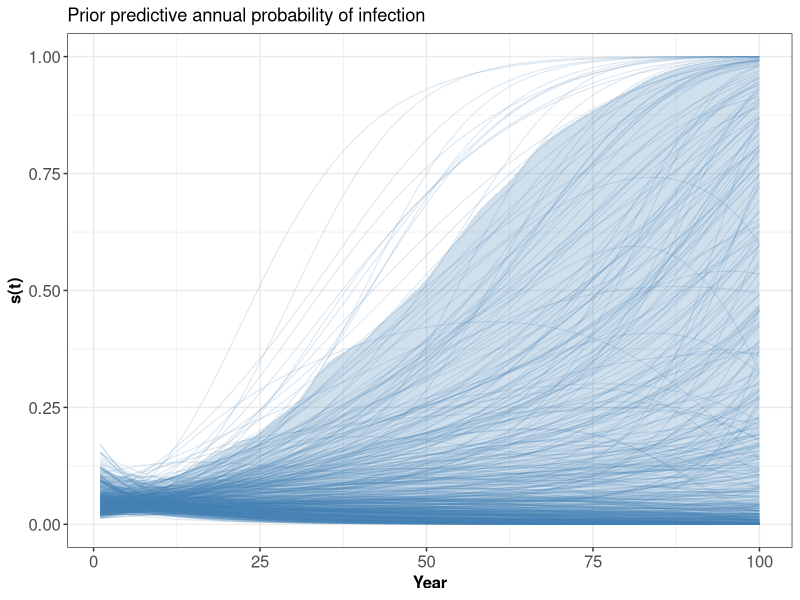

Here is the R script that generated this plot:
# Prior predictive simulation
#
# Model summary:
#   - Two-component skew-normal mixture: never-infected (K=1) / ever-infected (K=2)
#   - s(t): annual P(infection) modeled with P-spline + non-centred RW2 prior on coefficients
#   - Individual random effect u_i ~ N(0,1) marginalized analytically:
#       ever-infected component -> SN(xi2, omega*, alpha*)
#       omega* = sqrt(omega2^2 + eta^2)
#       alpha* = omega2 * alpha2 / sqrt(omega2^2 + eta^2 * (1 + alpha2^2))
#   - eta ~ half-Cauchy(0, 2)

library(tidyverse)
library(splines)
library(sn)       # rsn() for skew-normal draws
library(gridExtra)

set.seed(345)

# Step 1. Data structure 
n_prior_draws <- 500       # number of prior parameter draws
n_obs         <- 300       # synthetic observations per draw
ages          <- sample(1:95, n_obs, replace = TRUE)  # ages in years

time_points <- 1:100       # calendar years (year 100 = survey year)
num_times   <- length(time_points)
B           <- bs(time_points, df = 6, intercept = TRUE)   # B-spline basis
num_basis   <- ncol(B)

# Step 2. Prior samplers 
# random draw from student_t(df, 0, sigma) truncated at lower=0.05
rtrunc_t <- function(n, df, sigma = 1, lower = 0.05) {
  out <- numeric(n) # pre-allocate output vector
  i   <- 0L         # count of accepted draws
  while (i < n) { 
    x <- sigma * rt(1, df) # draw from student_t(0, sigma) with df degrees of freedom
    if (x >= lower) { i <- i + 1L; out[i] <- x } # accept if above lower bound
  }
  out
}

# random draw from half-Normal: N(0, sd) truncated at 0 
rhalf_normal <- function(n, sd = 1) abs(rnorm(n, 0, sd))

# random draw from half-Cauchy: Cauchy(0, scale) truncated at 0 
rhalf_cauchy <- function(n, scale = 1) abs(rcauchy(n, 0, scale))

# Step 3. One prior predictive draw (n_obs synthetic observation)
draw_prior_predictive <- function(ages, B, num_basis, num_times) {
  n <- length(ages)
  # --- Mixture component parameters ---
  # ordered[K]: location[1] < location[2]
  repeat {
    loc <- c(rnorm(1, 0, 10), rnorm(1, 0, 10))
    if (loc[1] < loc[2]) break
  }
  scale <- rtrunc_t(2, df = 3, sigma = 10, lower = 0.05)   # student_t(3,0,10) | [0.05, inf)
  shape <- rnorm(2, 0, 10)                                   # N(0, 10)

  # --- half-Cauchy(0, 2) on eta (scale of individual random effect) ---
  eta <- rhalf_cauchy(1, scale = 2)

  # --- P-spline: non-centred RW2 reconstruction ---
  c1  <- rnorm(1, -3, 0.5)                     # N(-3, 0.5)
  c2  <- rnorm(1, -3, 0.5)
  z_k <- rnorm(num_basis - 2, 0, 1)            # std_normal innovations
  tau <- rhalf_normal(1, sd = 0.5)             # half-N(0, 0.5)

  c <- numeric(num_basis)    # pre-allocate RW2 coefficients
  c[1] <- c1; c[2] <- c2     # initialize first two coefficients
  for (k in 3:num_basis)     # construct c[k] from non-centred RW2
    c[k] <- 2 * c[k-1] - c[k-2] + tau * z_k[k - 2]

  s_hat <- plogis(as.vector(B %*% c))   # annual P(infection); length = num_times

  # log P(never infected by age a_i): sum log(1 - s(t)) over years alive
  logtheta <- vapply(ages, function(a) {
    t_start <- max(1L, num_times - a)
    sum(log1p(-s_hat[t_start:num_times]))
  }, numeric(1))

  # --- Marginalized ever-infected SN parameters (u_i integrated out) ---
  omega_star <- sqrt(scale[2]^2 + eta^2)
  alpha_star <- scale[2] * shape[2] / sqrt(scale[2]^2 + eta^2 * (1 + shape[2]^2))

  # --- Simulate observations ---
  p_inf <- 1 - exp(logtheta)                  # P(ever infected) by age
  z     <- rbinom(n, 1, p_inf)               # latent infection status

  y <- numeric(n)
  never_idx  <- which(z == 0)
  ever_idx   <- which(z == 1)
  if (length(never_idx) > 0)
    y[never_idx] <- rsn(length(never_idx),
                        xi = loc[1], omega = scale[1],   alpha = shape[1])
  if (length(ever_idx) > 0)
    y[ever_idx]  <- rsn(length(ever_idx),
                        xi = loc[2], omega = omega_star, alpha = alpha_star)

  list(
    y          = y,
    z          = z,
    p_inf      = p_inf,
    s_hat      = s_hat,
    loc        = loc,
    scale      = scale,
    shape      = shape,
    eta        = eta,
    omega_star = omega_star,
    alpha_star = alpha_star,
    tau        = tau,
    c          = c
  )
}

# Step 4. Run simulation 
prior_draws <- replicate(
  n_prior_draws,
  draw_prior_predictive(ages, B, num_basis, num_times),
  simplify = FALSE
)

# Step 5. Collect results
# All simulated y values (prior predictive distribution of the observable)
y_df <- map_dfr(seq_along(prior_draws), function(i) {
  tibble(draw = i, 
         y = prior_draws[[i]]$y,
         infected = factor(prior_draws[[i]]$z,
                           levels = 0:1, labels = c("never", "ever")))
})

# s(t) curves over time
s_df <- map_dfr(seq_along(prior_draws), function(i) {
  tibble(draw = i, time = time_points, s_hat = prior_draws[[i]]$s_hat)
})

# Scalar parameter draws
param_df <- map_dfr(prior_draws, function(d) {
  tibble(
    loc1       = d$loc[1],
    loc2       = d$loc[2],
    scale1     = d$scale[1],
    scale2     = d$scale[2],
    shape1     = d$shape[1],
    shape2     = d$shape[2],
    eta        = d$eta,
    omega_star = d$omega_star,
    alpha_star = d$alpha_star,
    tau        = d$tau
  )
})


# Step  6.
# Prior predictive distribution of y (log antibody titer)
make_y_plot <- function(i) {
  y_df_single_draw <- y_df |> filter(draw == i)
  qs <- quantile(y_df_single_draw$y, c(0.025, 0.975), na.rm = TRUE)
  ggplot(y_df_single_draw, aes(x = y)) +
    geom_histogram(fill = "grey80", color = "black", binwidth = 1) +
    labs(title = paste0("Draw ", i)) +
    theme_bw() +
    theme(
      axis.title = element_blank(),
      axis.text = element_text(size = 12)
    )
}

p_y <- gridExtra::arrangeGrob(
  grobs = lapply(1:10, make_y_plot),
  ncol = 2,
  top = grid::textGrob("Prior predictive log antibody titer", 
                       gp = grid::gpar(fontsize = 14, fontface = "bold")),
  bottom = grid::textGrob("log(y)", 
                          gp = grid::gpar(fontsize = 12, fontface = "bold")),
  left = grid::textGrob("Density", rot = 90, 
                        gp = grid::gpar(fontsize = 12, fontface = "bold"))
)

# s(t) curves — 95% envelope + median
s_summary <- s_df |>
  group_by(time) |>
  summarise(
    med = median(s_hat),
    mean = mean(s_hat),
    lo  = quantile(s_hat, 0.025),
    hi  = quantile(s_hat, 0.975),
    .groups = "drop"
  )

p_s <- ggplot() +
  geom_line(
    data    = s_df,
    mapping = aes(x = time, y = s_hat, group = draw),
    alpha = 0.18, colour = "steelblue", linewidth = 0.4
  ) +
  geom_ribbon(
    data    = s_summary,
    mapping = aes(x = time, ymin = lo, ymax = hi),
    fill = "steelblue", alpha = 0.25
  ) +
  labs(
    title = "Prior predictive annual probability of infection",
    x = "Year", y = "s(t)"
  ) +
  theme_bw() +
  theme(
    axis.title = element_text(size = 12, face = "bold"),
    axis.text = element_text(size = 12)
  )


# Step 7. Save plots 
ggsave("plots/FigA1-prior-pred-y-draws-1-10.pdf", p_y, width = 14, height = 18)
ggsave("plots/FigA2-prior-pred-s-curves-full_range.pdf", p_s, width = 7, height = 4.5)
